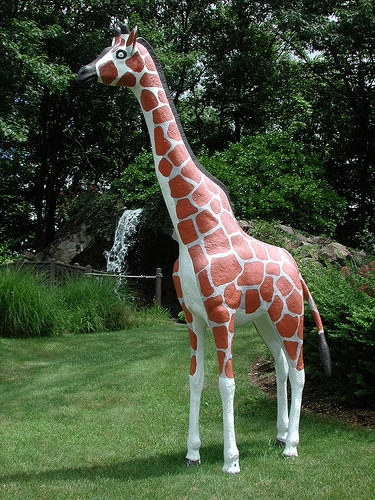
%> input picture Homework_02/statue.jpg, 375 x 500 px
$ octave Problem_5.m   (GNU Octave 9; MATLAB toolbox functions it lacks are replaced by stand-ins)
%> lines starting %> are read from the running program, lines starting %| are printed output that depends on the picture
Img = imread('statue.jpg');
%> Img is the input picture: size 500x375x3 uint8; mean R, G, B 68.6, 80.2, 56.8

gray = rgb2gray(Img);
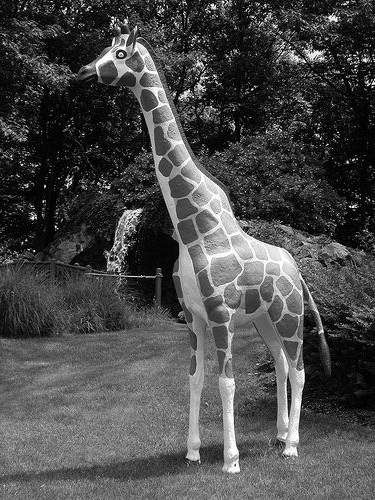
%> gray: size 500x375 uint8; min 0, max 255, mean 74

x = [-2:2];
y = [-2:2];

g1 = zeros(5, 5);
g2 = zeros(5, 5);


for i = [1:5]
    g1(:, i) = 1 / (2 * pi * 1) * exp(-1* (x.^2 + y(i)^2) / (2 * 1));
    g2(:, i) = 1 / (2 * pi * (0.01)) * exp(-1* (x.^2 + y(i)^2) / (2 * 0.01));
end

g1
g2


% [5 lines of commented-out code are left out]

g1fft = abs(fftshift(fft(g1(3,:))));
g2fft = abs(fftshift(fft(g2(3,:))));

figure(1)
stem([1:5], g1fft);
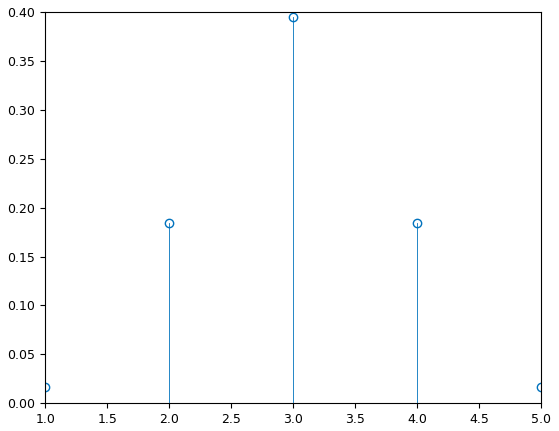
%> figure redrawn from the program's plot data

figure;
stem([1:5], g2fft);
